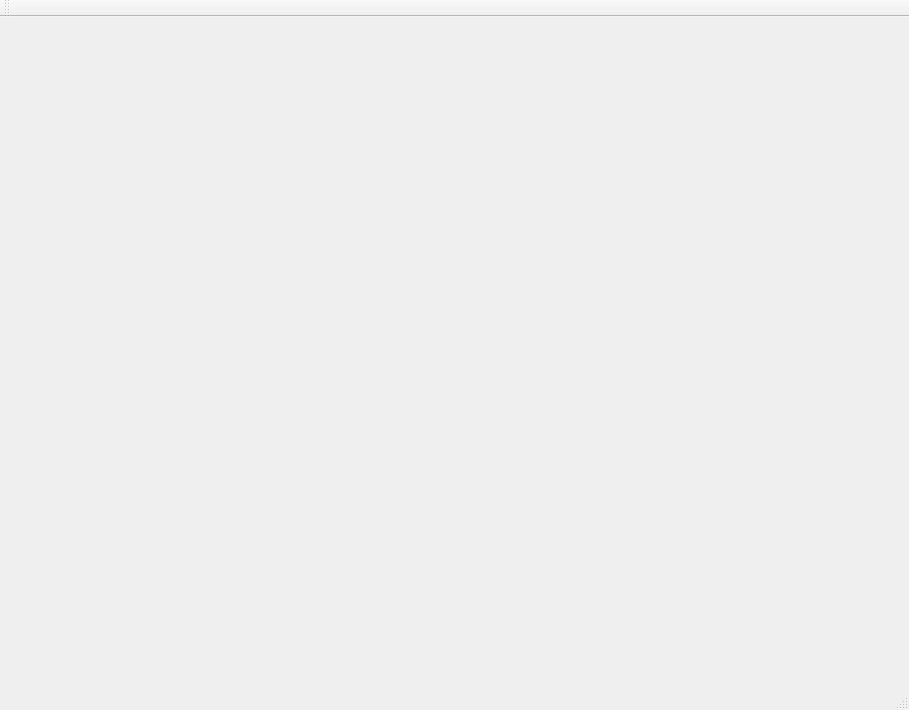
<?xml version="1.0" encoding="UTF-8"?>
<ui version="4.0">
 <class>MainWindow</class>
 <widget class="QMainWindow" name="MainWindow">
  <property name="geometry">
   <rect>
    <x>0</x>
    <y>0</y>
    <width>909</width>
    <height>710</height>
   </rect>
  </property>
  <property name="windowTitle">
   <string>MainWindow</string>
  </property>
  <widget class="QWidget" name="centralWidget">
   <layout class="QVBoxLayout" name="verticalLayout_2">
    <item>
     <layout class="QVBoxLayout" name="mainlayout"/>
    </item>
   </layout>
  </widget>
  <widget class="QMenuBar" name="menuBar">
   <property name="geometry">
    <rect>
     <x>0</x>
     <y>0</y>
     <width>909</width>
     <height>21</height>
    </rect>
   </property>
  </widget>
  <widget class="QToolBar" name="mainToolBar">
   <attribute name="toolBarArea">
    <enum>TopToolBarArea</enum>
   </attribute>
   <attribute name="toolBarBreak">
    <bool>false</bool>
   </attribute>
  </widget>
  <widget class="QStatusBar" name="statusBar"/>
 </widget>
 <layoutdefault spacing="6" margin="11"/>
 <resources/>
 <connections/>
</ui>
